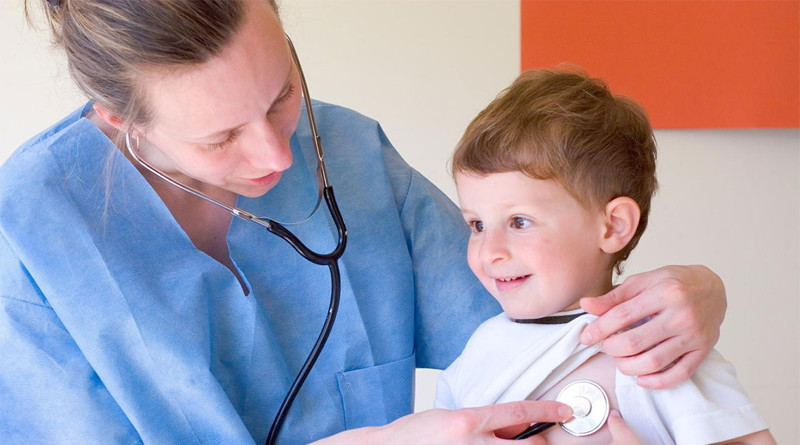
#> input picture imagen.jpg, 800 x 445 px, given in place of the camera
$ python facerecogcap.py
#> lines starting #> are read from the running program, lines starting #| are printed output that depends on the picture
# Fase 1 - Reconocimiento de caras
# Detecta y captura imagenes para entrenamiento
# Crea tu propio set de  imagenes de entrenamiento

import cv2
import os
import imutils

persona = 'patricio'
dataPath = '/Users/patricio/git/computervision/data'
personaPath = dataPath + '/'+ persona

if not os.path.exists(personaPath):
    os.makedirs(personaPath)

cap = cv2.VideoCapture(3) # stream capture
#cap = cv2.VideoCapture("data/patricio.mov") # video capture

faceClassif = cv2.CascadeClassifier('data/haarcascade_frontalface_default.xml')
count = 0

while True:
    ret, frame = cap.read()
#> frame is the input picture: shape (445, 800, 3); mean B, G, R 170, 155.7, 166.3
    if ret == False: break
    frame = imutils.resize(frame, width=720)
#> frame: shape (400, 720, 3)
    gray = cv2.cvtColor(frame, cv2.COLOR_BGR2GRAY)
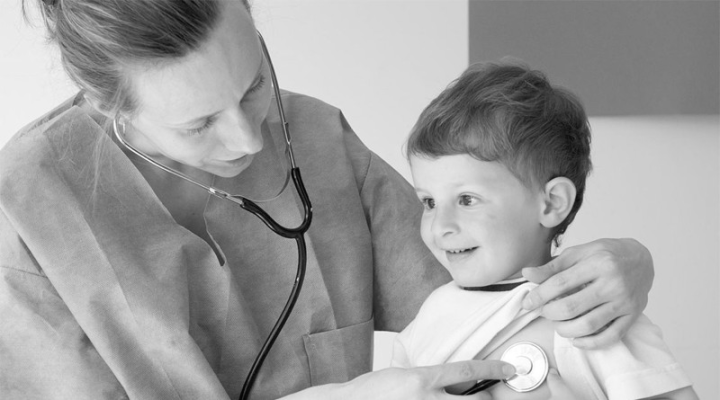
#> gray: shape (400, 720); min 3, max 255, mean 160.5
    newFrame = frame.copy()

    faces = faceClassif.detectMultiScale(gray, 1.3, 5)
#> faces = [[381, 156, 132, 132]]
    for (x,y,w,h) in faces:
        cv2.rectangle(frame, (x,y), (x+w,y+h), (0, 255, 0), 2)
        face = newFrame[y:y+h, x:x+w]
        face = cv2.resize(face, (150, 150), interpolation=cv2.INTER_CUBIC)
        cv2.imwrite(personaPath + '/cara_{}.jpg'.format(count), face)
        count = count + 1
#> this loop made 1 pass
#> (x, y, w, h, count) on pass 1: (381, 156, 132, 132, 1)
#> pass 1, `face = newFrame[y:y+h, x:x+w]`:
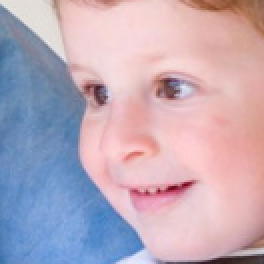
#> face: shape (132, 132, 3) (shown 2 times larger); mean B, G, R 185.2, 170.1, 188.3
#> after the loop:
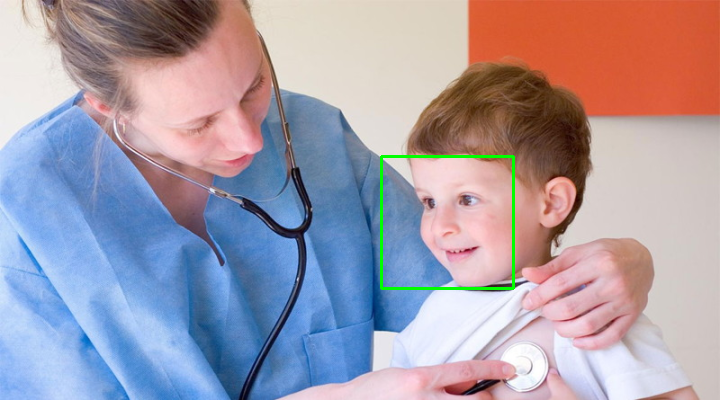
#> frame: shape (400, 720, 3); mean B, G, R 169.2, 156.4, 165.5
#> after the loop, count = 1
    cv2.imshow('frame', frame)

    key = cv2.waitKey(1)
#> (key Esc is pressed here)
    if key == 27 or count >=300:
        break

cap.release()
cv2.destroyAllWindows()
